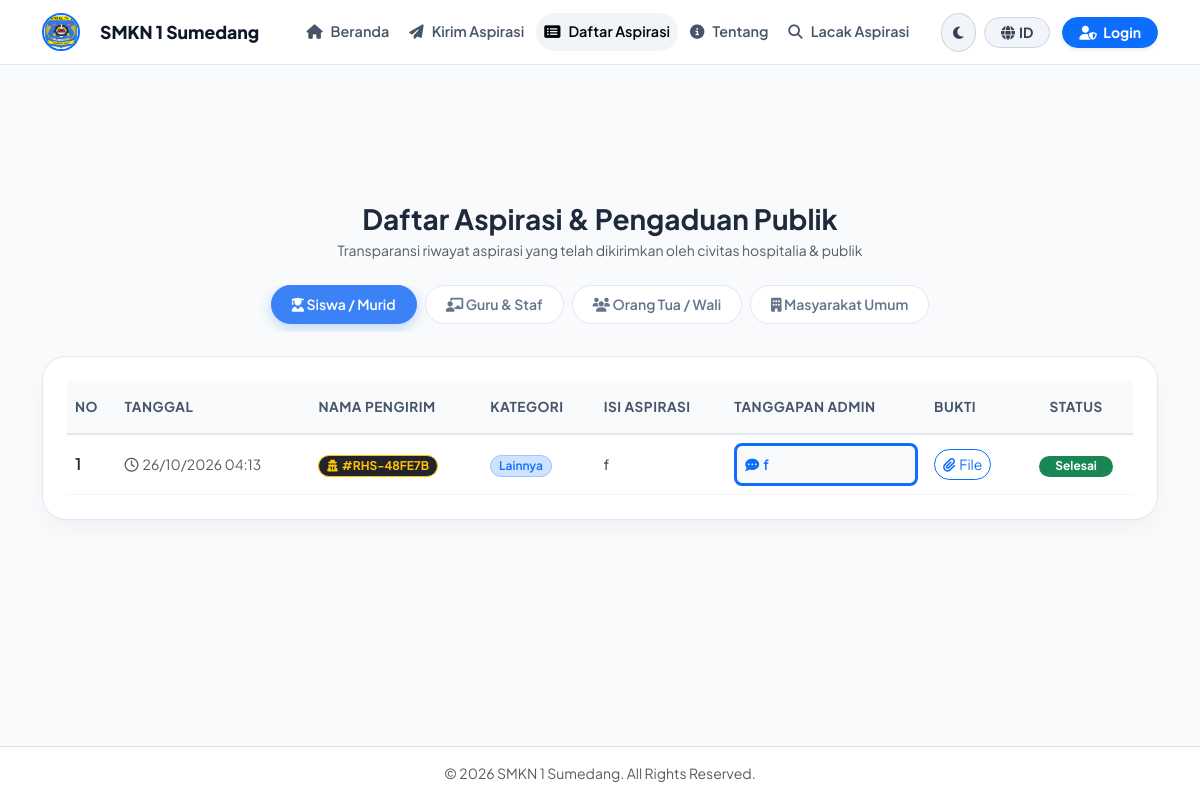
The app's page /daftar_pengaduan.php with its own data.
### tables this page shows
CREATE TABLE `aspirasi_murid` (
  `id` int(11) NOT NULL,
  `kode_tiket` varchar(20) DEFAULT NULL,
  `nama` varchar(100) NOT NULL,
  `kelas` varchar(20) NOT NULL,
  `jurusan` varchar(50) NOT NULL,
  `kategori` varchar(100) NOT NULL,
  `keterangan` text NOT NULL,
  `is_rahasia` tinyint(1) DEFAULT 0,
  `kode_rahasia` varchar(50) DEFAULT NULL,
  `alasan_rahasia` text DEFAULT NULL,
  `foto` varchar(255) DEFAULT NULL,
  `status` enum('Proses','Selesai','Ditolak') DEFAULT 'Proses',
  `tanggapan` text DEFAULT NULL,
  `tanggal` datetime NOT NULL
);

### daftar_pengaduan.php (the view, shortened to what this page needs)
<?php
include 'koneksi.php';
include 'header.php';
$theme = $_SESSION['theme'] ?? 'light';
$lang  = $_SESSION['lang'] ?? 'id';
$tab   = $_GET['tab'] ?? 'murid';
$tabel_aktif = 'aspirasi_' . $tab;
$result = mysqli_query($koneksi, "SELECT * FROM $tabel_aktif ORDER BY id DESC");
$text = [
    'id' => [
        'sub_title'      => 'Daftar Aspirasi & Pengaduan Publik',
        'desc'           => 'Transparansi riwayat aspirasi yang telah dikirimkan oleh civitas hospitalia & publik',
        'tab_murid'      => 'Siswa / Murid',
        'tab_guru'       => 'Guru & Staf',
        'tab_ortu'       => 'Orang Tua / Wali',
        'tab_masyarakat' => 'Masyarakat Umum',
        'th_no'          => 'No',
        'th_date'        => 'Tanggal',
        'th_sender'      => 'Nama Pengirim',
        'th_category'    => 'Kategori',
        'th_content'     => 'Isi Aspirasi',
        'th_feedback'    => 'Tanggapan Admin',
        'th_proof'       => 'Bukti',
        'th_status'      => 'Status',
        'no_response'    => 'Belum ada tanggapan',
        'empty'          => 'Belum ada data pengaduan untuk kategori ini.'
    ],
    'en' => [
        'sub_title'      => 'Public Aspirations & Complaints List',
        'desc'           => 'Transparency log of aspirations submitted by the school community and general public',
        'tab_murid'      => 'Student',
        'tab_guru'       => 'Teacher & Staff',
        'tab_ortu'       => 'Parents / Guardian',
        'tab_masyarakat' => 'General Public',
        'th_no'          => 'No',
        'th_date'        => 'Date',
        'th_sender'      => 'Sender Name',
        'th_category'    => 'Category',
        'th_content'     => 'Content',
        'th_feedback'    => 'Admin Feedback',
        'th_proof'       => 'Attachment',
        'th_status'      => 'Status',
        'no_response'    => 'No feedback yet',
        'empty'          => 'No aspiration data for this category yet.'
    ]
][$lang];
?>
<div class="container py-5 my-auto">
    <div class="text-center mb-4">
        <h3 class="fw-bold mb-1"><?= $text['sub_title'] ?></h3>
        <p class="text-muted small mb-0"><?= $text['desc'] ?></p>
    </div>
    <ul class="nav role-pills justify-content-center mb-4 gap-2 overflow-x-auto pb-2">
        <li class="nav-item">
            <a class="nav-link text-nowrap <?= $tab == 'murid' ? 'active' : '' ?>" href="daftar_pengaduan.php?tab=murid">
                <i class="fas fa-user-graduate me-1.5"></i> <?= $text['tab_murid'] ?>
            </a>
        </li>
        <li class="nav-item">
            <a class="nav-link text-nowrap <?= $tab == 'guru' ? 'active' : '' ?>" href="daftar_pengaduan.php?tab=guru">
                <i class="fas fa-chalkboard-teacher me-1.5"></i> <?= $text['tab_guru'] ?>
            </a>
        </li>
        <li class="nav-item">
            <a class="nav-link text-nowrap <?= $tab == 'ortu' ? 'active' : '' ?>" href="daftar_pengaduan.php?tab=ortu">
                <i class="fas fa-users me-1.5"></i> <?= $text['tab_ortu'] ?>
            </a>
        </li>
        <li class="nav-item">
            <a class="nav-link text-nowrap <?= $tab == 'masyarakat' ? 'active' : '' ?>" href="daftar_pengaduan.php?tab=masyarakat">
                <i class="fas fa-building me-1.5"></i> <?= $text['tab_masyarakat'] ?>
            </a>
        </li>
    </ul>
    <div class="card content-card p-3 p-md-4">
        <div class="table-responsive">
            <table class="table table-hover align-middle mb-0">
                <thead>
                    <tr class="table-custom-header">
                        <th class="py-3"><?= $text['th_no'] ?></th>
                        <th class="py-3"><?= $text['th_date'] ?></th>
                        <th class="py-3"><?= $text['th_sender'] ?></th>
                        <th class="py-3"><?= $text['th_category'] ?></th>
                        <th class="py-3"><?= $text['th_content'] ?></th>
                        <th class="py-3"><?= $text['th_feedback'] ?></th>
                        <th class="py-3"><?= $text['th_proof'] ?></th>
                        <th class="py-3 text-center"><?= $text['th_status'] ?></th>
                    </tr>
                </thead>
                <tbody>
                    <?php if ($result && mysqli_num_rows($result) > 0): $no = 1; ?>
                        <?php while ($row = mysqli_fetch_assoc($result)): ?>
                            <tr>
                                <td class="fw-semibold"><?= $no++ ?></td>
                                <td class="small text-muted" style="white-space: nowrap;">
                                    <i class="far fa-clock me-1"></i><?= date('d/m/Y H:i', strtotime($row['tanggal'])) ?>
                                </td>
                                <td>
                                    <?php if (!empty($row['is_rahasia']) && $row['is_rahasia'] == 1): ?>
                                        <span class="badge bg-dark text-warning border border-warning px-2.5 py-1.5 rounded-pill">
                                            <i class="fas fa-user-secret me-1"></i><?= htmlspecialchars($row['kode_rahasia']) ?>
                                        </span>
                                    <?php else: ?>
                                        <span class="fw-bold"><?= htmlspecialchars($row['nama']) ?></span>
                                    <?php endif; ?>
                                </td>
                                <td>
                                    <span class="badge bg-primary-subtle text-primary border border-primary-subtle px-2.5 py-1.5 rounded-pill fw-semibold">
                                        <?= htmlspecialchars($row['kategori']) ?>
                                    </span>
                                </td>
                                <td class="small text-wrap" style="max-width: 250px;"><?= htmlspecialchars($row['keterangan']) ?></td>
                                <td class="small text-wrap" style="max-width: 250px;">
                                    <?php if (!empty($row['tanggapan'])): ?>
                                        <div class="p-2 rounded-3 bg-body-tertiary border border-start border-3 border-primary">
                                            <span class="text-primary fw-semibold"><i class="fas fa-comment-dots me-1"></i><?= htmlspecialchars($row['tanggapan']) ?></span>
                                        </div>
                                    <?php else: ?>
                                        <span class="text-muted small fst-italic"><i class="far fa-hourglass me-1"></i><?= $text['no_response'] ?></span>
                                    <?php endif; ?>
                                </td>
                                <td>
                                    <?php if (!empty($row['foto'])): ?>
                                        <a href="uploads/<?= $row['foto'] ?>" target="_blank" class="btn btn-sm btn-outline-primary rounded-pill px-2.5 py-1">
                                            <i class="fas fa-paperclip me-1"></i>File
                                        </a>
                                    <?php else: ?>
                                        <span class="text-muted small">-</span>
                                    <?php endif; ?>
                                </td>
                                <td class="text-center">
                                    <span class="badge bg-<?= $row['status'] == 'Selesai' ? 'success' : ($row['status'] == 'Ditolak' ? 'danger' : 'warning text-dark') ?> px-3 py-1.5 rounded-pill fw-bold">
                                        <?= htmlspecialchars($row['status']) ?>
                                    </span>
                                </td>
                            </tr>
                        <?php endwhile; ?>
                    <?php endif; ?>
                </tbody>
            </table>
        </div>
    </div>
</div>
<footer class="py-3 mt-auto border-top" style="background-color: <?= $theme == 'dark' ? '#1e293b' : '#ffffff' ?>;">
    <div class="container text-center text-muted small">
        &copy; <?= date('Y') ?> SMKN 1 Sumedang. All Rights Reserved.
    </div>
</footer>
</body>
</html>

### records on screen
aspirasi_murid: tanggal "26/10/2026 04:13", kode_rahasia "#RHS-48FE7B", kategori "Lainnya", keterangan "f", tanggapan "f", status "Selesai"

### other values on screen
$nav_text['brand'] "SMKN 1 Sumedang"
$nav_text['home'] "Beranda"
$nav_text['send'] "Kirim Aspirasi"
$nav_text['list'] "Daftar Aspirasi"
$nav_text['about'] "Tentang"
$lang "ID"
$text['sub_title'] "Daftar Aspirasi & Pengaduan Publik"
$text['desc'] "Transparansi riwayat aspirasi yang telah dikirimkan oleh civitas hospitalia & publik"
$text['tab_murid'] "Siswa / Murid"
$text['tab_guru'] "Guru & Staf"
$text['tab_ortu'] "Orang Tua / Wali"
$text['tab_masyarakat'] "Masyarakat Umum"
$text['th_no'] "NO"
$text['th_date'] "TANGGAL"
$text['th_sender'] "NAMA PENGIRIM"
